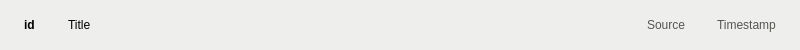
<?xml version="1.0" encoding="UTF-8"?>
<ui version="4.0">
 <class>NewsCard</class>
 <widget class="QWidget" name="NewsCard">
  <property name="geometry">
   <rect>
    <x>0</x>
    <y>0</y>
    <width>800</width>
    <height>50</height>
   </rect>
  </property>
  <property name="windowTitle">
   <string>Form</string>
  </property>
  <property name="styleSheet">
   <string notr="true">background-color: rgb(238, 238, 236);
border-radius: 5px;</string>
  </property>
  <layout class="QHBoxLayout" name="horizontalLayout_2">
   <item>
    <layout class="QHBoxLayout" name="horizontalLayout">
     <item>
      <widget class="QLabel" name="id">
       <property name="sizePolicy">
        <sizepolicy hsizetype="Fixed" vsizetype="Preferred">
         <horstretch>0</horstretch>
         <verstretch>0</verstretch>
        </sizepolicy>
       </property>
       <property name="styleSheet">
        <string notr="true">margin-left: 10px;
margin-right: 10px;
font-weight: bold;</string>
       </property>
       <property name="text">
        <string>id</string>
       </property>
      </widget>
     </item>
     <item>
      <widget class="QLabel" name="title">
       <property name="styleSheet">
        <string notr="true">margin-left: 10px;
margin-right: 10px;</string>
       </property>
       <property name="text">
        <string>Title</string>
       </property>
      </widget>
     </item>
     <item>
      <widget class="QLabel" name="source">
       <property name="sizePolicy">
        <sizepolicy hsizetype="Fixed" vsizetype="Preferred">
         <horstretch>0</horstretch>
         <verstretch>0</verstretch>
        </sizepolicy>
       </property>
       <property name="styleSheet">
        <string notr="true">margin-left: 10px;
margin-right: 10px;
color: rgb(85, 87, 83);</string>
       </property>
       <property name="text">
        <string>Source</string>
       </property>
      </widget>
     </item>
     <item>
      <widget class="QLabel" name="timestamp">
       <property name="sizePolicy">
        <sizepolicy hsizetype="Fixed" vsizetype="Preferred">
         <horstretch>0</horstretch>
         <verstretch>0</verstretch>
        </sizepolicy>
       </property>
       <property name="styleSheet">
        <string notr="true">margin-left: 10px;
margin-right: 10px;
color: rgb(85, 87, 83);</string>
       </property>
       <property name="text">
        <string>Timestamp</string>
       </property>
      </widget>
     </item>
    </layout>
   </item>
  </layout>
 </widget>
 <resources/>
 <connections/>
</ui>
